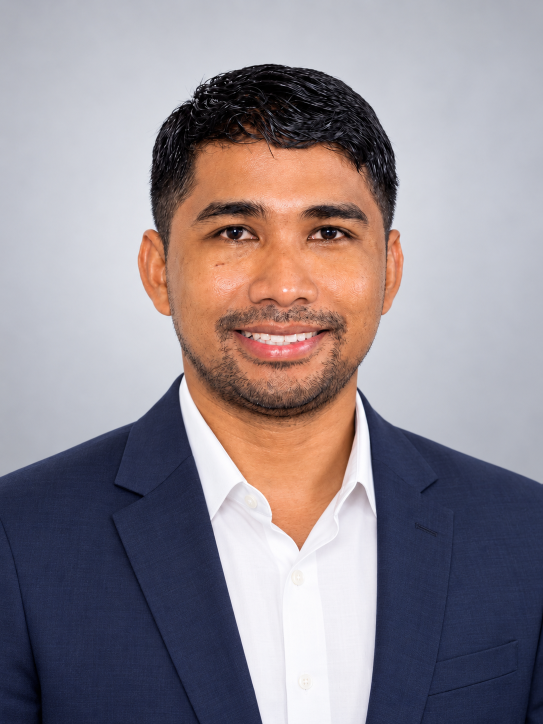
#> input picture src/assets/muhamad-yayah-formal.png, 1086 x 1448 px, found by its file name (shown at 1/2 size)
$ python create_og_image.py
#> lines starting #> are read from the running program, lines starting #| are printed output that depends on the picture
from PIL import Image, ImageDraw, ImageFont

WIDTH, HEIGHT = 1200, 630
output_path = r"E:\Helping People\Ayah\Portfolio\public\og-image.jpg"
portrait_path = r"E:\Helping People\Ayah\Portfolio\src\assets\muhamad-yayah-formal.png"

bg = Image.new("RGB", (WIDTH, HEIGHT), (239, 243, 240))

# main premium card container
card = Image.new("RGB", (1010, 500), (255, 255, 255))
#> card: PIL image 1010x500 RGB; every value is 255
shadow = Image.new("RGBA", (1010, 500), (0, 0, 0, 24))
shadow_draw = ImageDraw.Draw(shadow)
shadow_draw.rounded_rectangle((0, 0, 1010, 500), radius=18, fill=(0, 0, 0, 24))
# add subtle shadow behind white card
bg.paste(shadow.convert("RGB"), (95, 65), shadow)
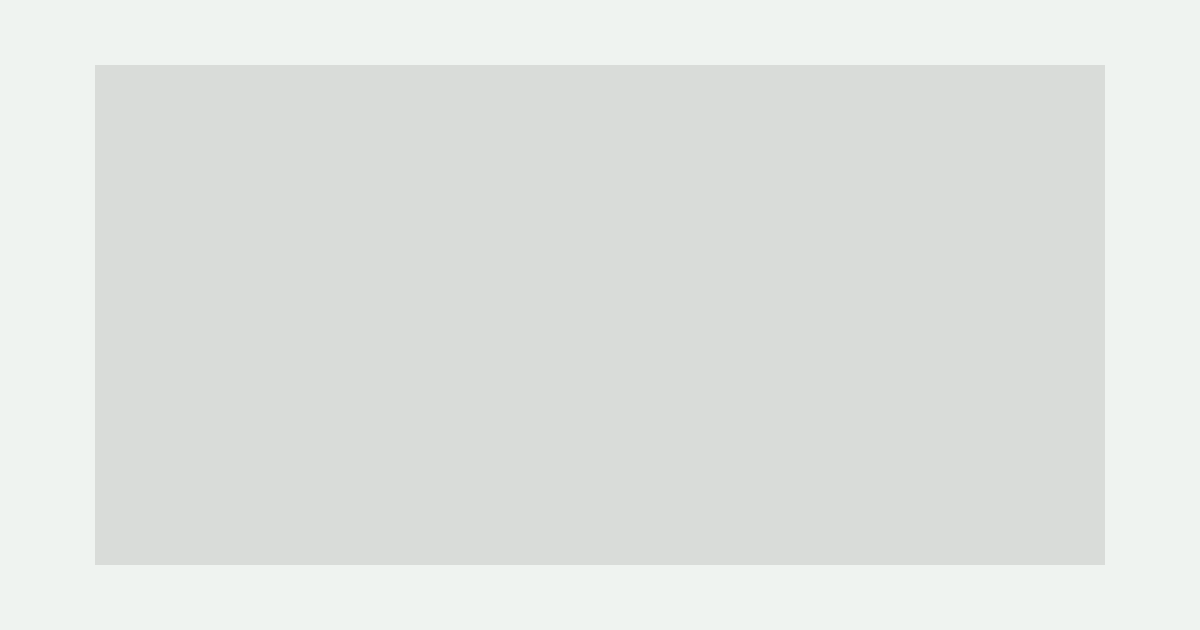
#> bg: PIL image 1200x630 RGB; mean R, G, B 224.3, 227.6, 224.6

a = Image.new("RGB", (1010, 500), (255, 255, 255))
card_draw = ImageDraw.Draw(a)
card_draw.rounded_rectangle((0, 0, 1010, 500), radius=18, fill=(255, 255, 255))
card_draw.rounded_rectangle((1, 1, 1009, 499), radius=17, outline=(223, 232, 228), width=2)
bg.paste(a, (95, 65))
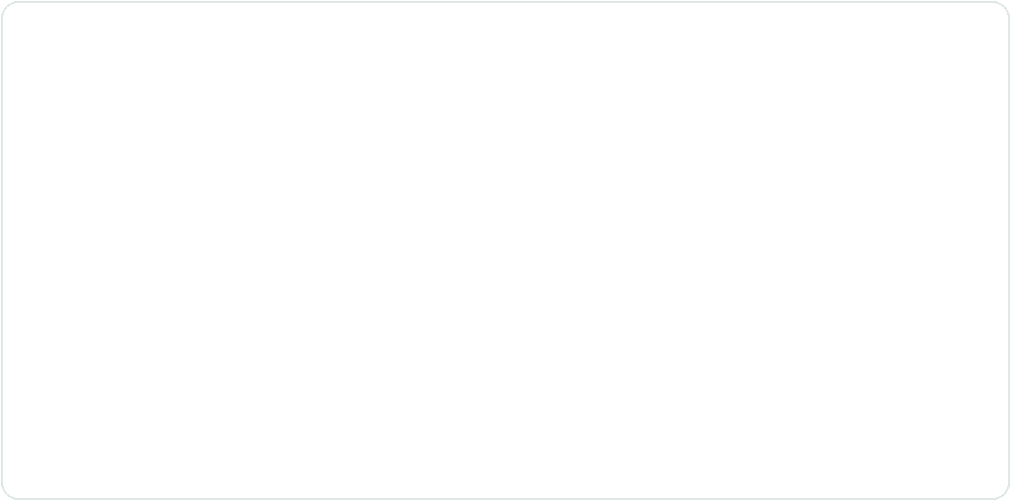
#> a: PIL image 1010x500 RGB; mean R, G, B 254.6, 254.7, 254.7

# navy panel for portrait
navy = Image.new("RGB", (420, 430), (18, 31, 49))
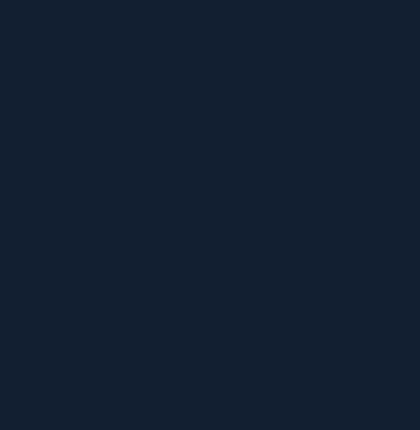
#> navy: PIL image 420x430 RGB; mean R, G, B 18, 31, 49
bg.paste(navy, (120, 110))

# portrait image
portrait = Image.open(portrait_path).convert("RGBA")
portrait = portrait.resize((345, 410), Image.Resampling.LANCZOS)
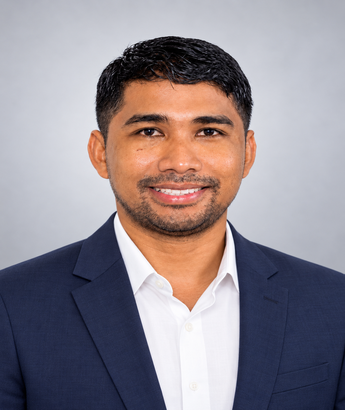
#> portrait: PIL image 345x410 RGBA; mean R, G, B, A 145.9, 137.3, 144, 255
portrait_bg = Image.new("RGBA", (420, 430), (0, 0, 0, 0))
#> portrait_bg: PIL image 420x430 RGBA; every value is 0
portrait_bg.paste(portrait, (35, 10), portrait)
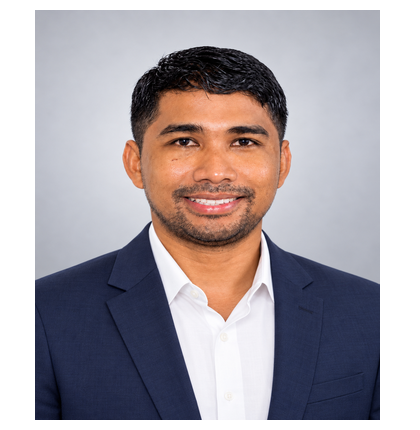
#> portrait_bg: PIL image 420x430 RGBA; mean R, G, B, A 114.3, 107.5, 112.8, 199.7; transparent parts drawn white
bg.paste(portrait_bg.convert("RGB"), (120, 110), portrait_bg)

# clean text panel with no side line
try:
    font_title = ImageFont.truetype("C:/Windows/Fonts/arialbd.ttf", 40)
    font_sub = ImageFont.truetype("C:/Windows/Fonts/arial.ttf", 28)
    font_url = ImageFont.truetype("C:/Windows/Fonts/arial.ttf", 18)
    font_tag = ImageFont.truetype("C:/Windows/Fonts/arialbd.ttf", 16)
except Exception:
    font_title = ImageFont.load_default()
    font_sub = ImageFont.load_default()
    font_url = ImageFont.load_default()
    font_tag = ImageFont.load_default()

text_draw = ImageDraw.Draw(bg)
text_draw.text((610, 210), "Muhamad Yayah", fill=(18, 31, 42), font=font_title)
text_draw.text((610, 272), "Assistant Manager HRD", fill=(31, 104, 82), font=font_sub)
text_draw.text((610, 334), "muhamadyayah.my.id", fill=(93, 104, 112), font=font_url)

# minimal tag pill without side accent line
pill = Image.new("RGB", (210, 42), (18, 33, 52))
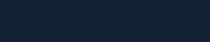
#> pill: PIL image 210x42 RGB; mean R, G, B 18, 33, 52
bg.paste(pill, (610, 392))
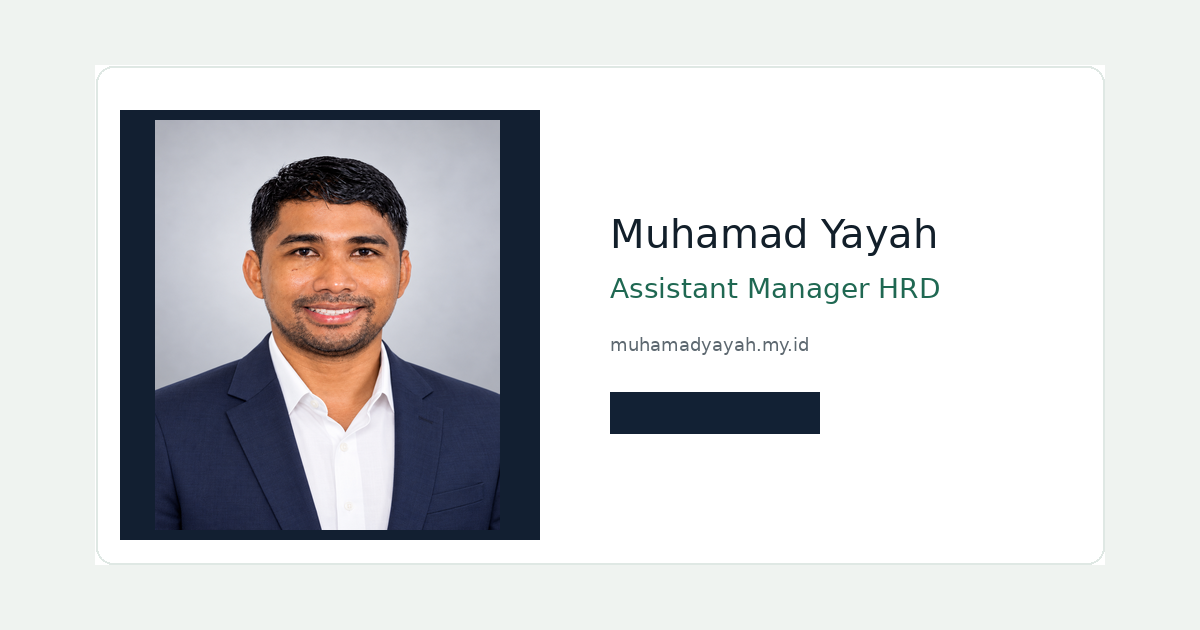
#> bg: PIL image 1200x630 RGB; mean R, G, B 212.4, 213.3, 214.6
text_draw.text((640, 401), "HR & HRGA", fill=(255, 255, 255), font=font_tag)

# subtle footer label
text_draw.text((120, 560), "MUHAMADYAYAH.MY.ID", fill=(94, 108, 120), font=font_url)

bg = bg.resize((1200, 630), Image.Resampling.LANCZOS)
bg.save(output_path, quality=92)
print(f"Created OG image: {output_path}")

$ run again, with src/assets/muhamad-yayah-cutout.png copied over src/assets/muhamad-yayah-formal.png
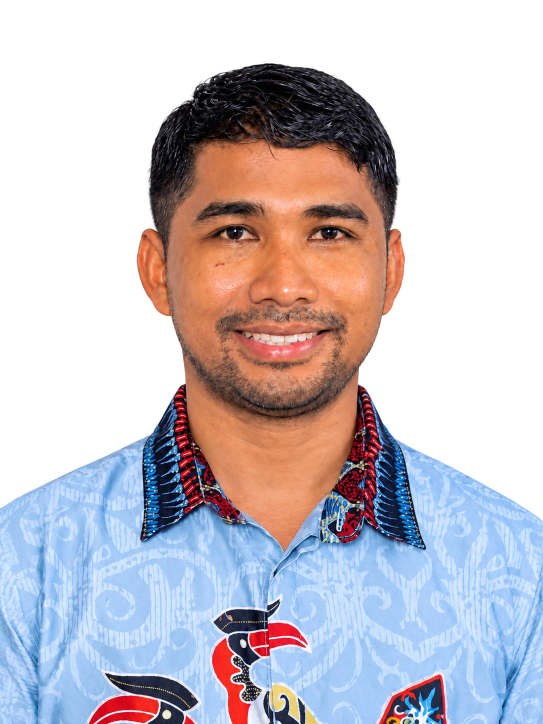
#> input picture src/assets/muhamad-yayah-cutout.png, 1086 x 1448 px, found by its file name (shown at 1/2 size)
#> card: PIL image 1010x500 RGB; every value is 255
#> portrait is the input picture: PIL image 1086x1448 RGBA; mean R, G, B, A 91, 84.8, 91.4, 145.3
#> portrait: PIL image 345x410 RGBA
#> `portrait_bg.paste(portrait, (35, 10), portrait)`:
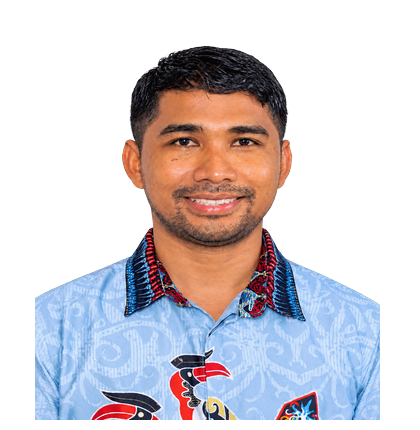
#> portrait_bg: PIL image 420x430 RGBA; mean R, G, B, A 70.2, 65.3, 70.3, 112.7; transparent parts drawn white
#> `bg.paste(pill, (610, 392))`:
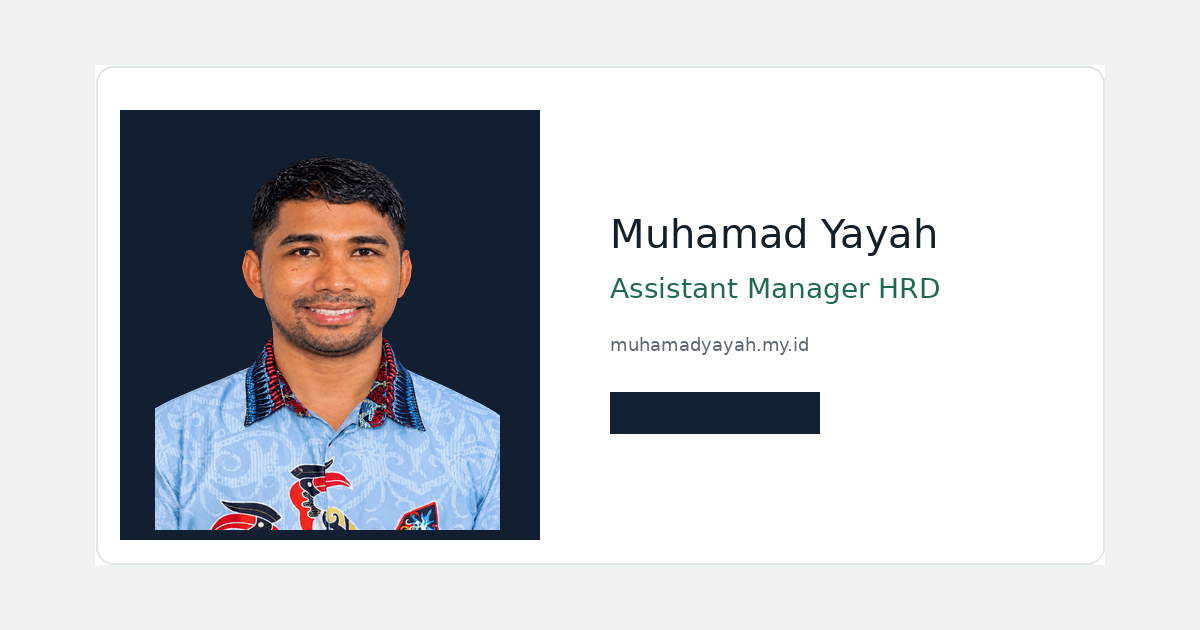
#> bg: PIL image 1200x630 RGB; mean R, G, B 203, 205.4, 208.2

$ run again, with src/assets/muhamad-yayah-transparent.png copied over src/assets/muhamad-yayah-formal.png
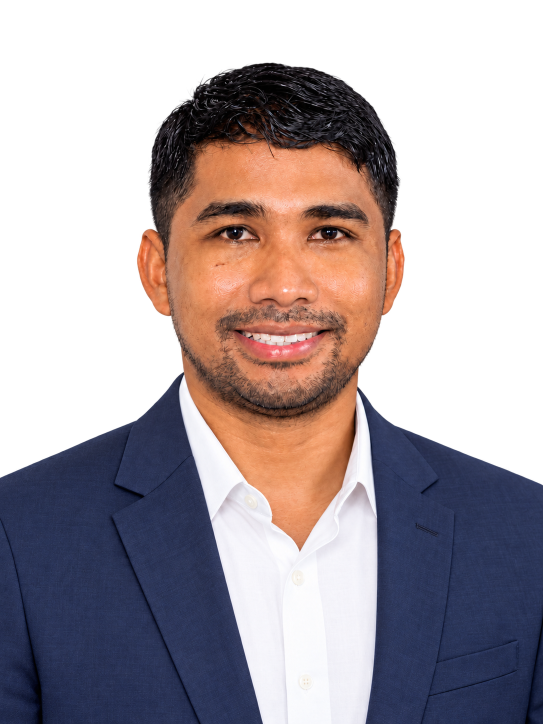
#> input picture src/assets/muhamad-yayah-transparent.png, 1086 x 1448 px, found by its file name (shown at 1/2 size)
#> card: PIL image 1010x500 RGB; every value is 255
#> portrait is the input picture: PIL image 1086x1448 RGBA; mean R, G, B, A 68.7, 58.6, 62.7, 150.2
#> portrait: PIL image 345x410 RGBA
#> `portrait_bg.paste(portrait, (35, 10), portrait)`:
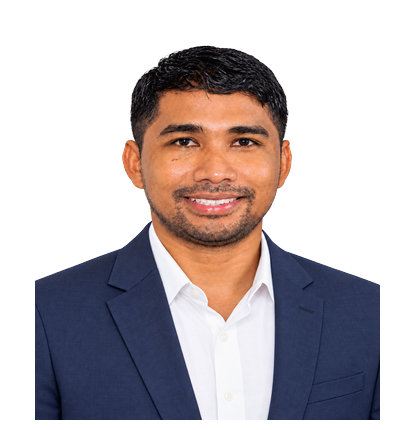
#> portrait_bg: PIL image 420x430 RGBA; mean R, G, B, A 53, 45.3, 48.1, 116.5; transparent parts drawn white
#> `bg.paste(pill, (610, 392))`:
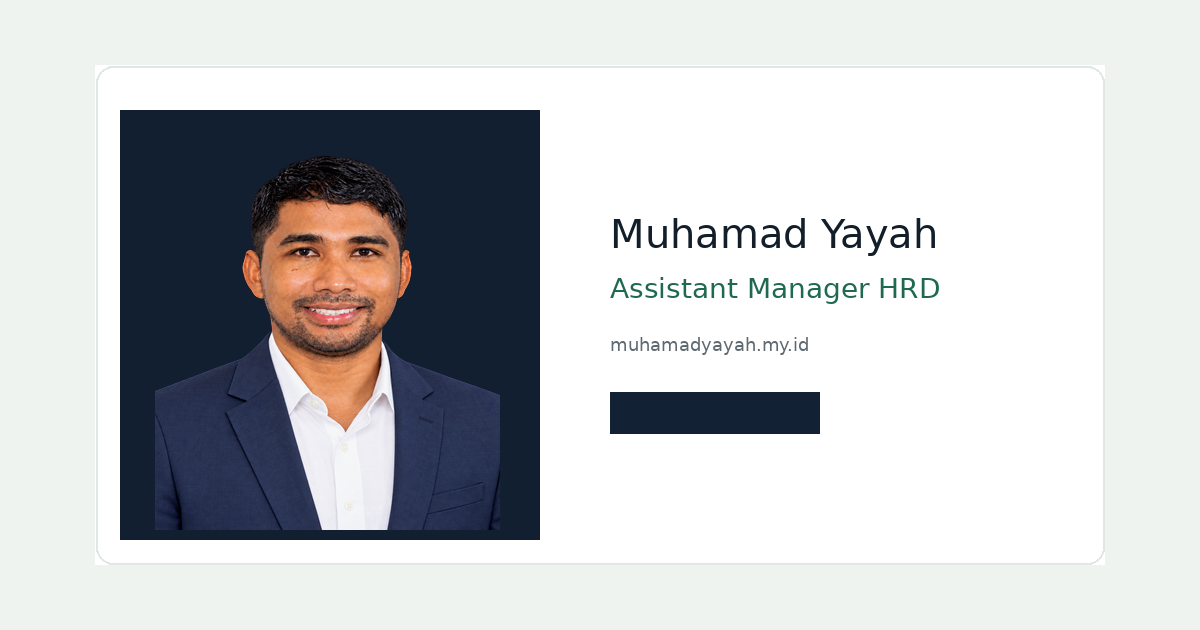
#> bg: PIL image 1200x630 RGB; mean R, G, B 199, 200.7, 202.8
